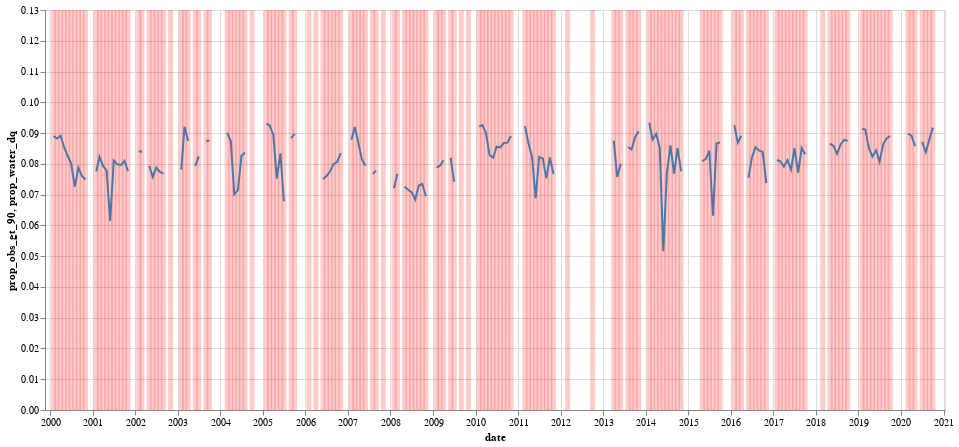

Notebook source saved alongside this figure:
### Code cell
line = alt.Chart(
    water_dfl[water_dfl['date'] >= '2000-01-01']
).mark_line(size=2).encode(
    x='date:T',
    y='prop_water_dq:Q',
).properties(width=900, height=400)

bg = alt.Chart(
    water_dfl[water_dfl['date'] >= '2000-01-01']
).mark_bar(
    opacity = 0.2,
    color = 'red'
).encode(
    x='date:T',
    y='prop_obs_gt_dq:Q',
)

bg + line

### Figure 1 — Vega-Lite specification as saved in the notebook (floating-point values rounded to 4 significant figures; data arrays with more than 128 entries replaced by an {"elided": "..."} marker saying what was removed)
{"config": {"view": {"continuousWidth": 400, "continuousHeight": 300}}, "layer": [{"data": {"name": "data-2dee8d361874ee2d1b0594d39f5fa31a"}, "mark": {"type": "bar", "color": "red", "opacity": 0.2}, "encoding": {"x": {"field": "date", "type": "temporal"}, "y": {"field": "prop_obs_gt_90", "type": "quantitative"}}}, {"data": {"name": "data-2dee8d361874ee2d1b0594d39f5fa31a"}, "mark": {"type": "line", "size": 2}, "encoding": {"x": {"field": "date", "type": "temporal"}, "y": {"field": "prop_water_dq", "type": "quantitative"}}, "height": 400, "width": 900}], "$schema": "https://vega.github.io/schema/vega-lite/v4.17.0.json", "datasets": {"data-2dee8d361874ee2d1b0594d39f5fa31a": {"elided": "252 records"}}}
